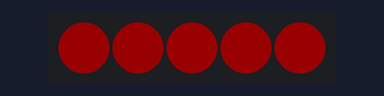
The program below on a simulated CircuitPython board. Shown: 5 RGB LEDs in strip order, left to right. Dim RGB values are drawn brighter than linear.

Above: at 0.15 s.
At 4.07 s:
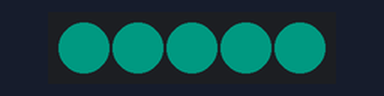
At 9.8 s:
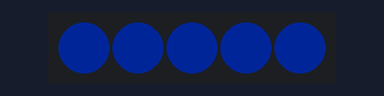
At 19.75 s:
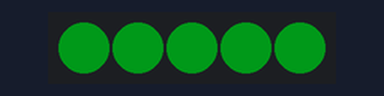
At 29.7 s:
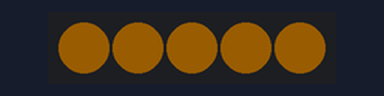
At 39.65 s:
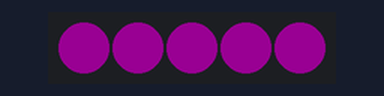
Timing chart, 0 to 40.0 s (numbered marks = the images above):
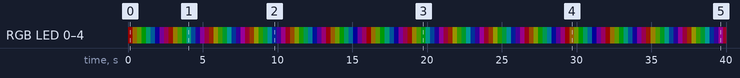

The program:

code.py
```python
import board
import neopixel
import adafruit_fancyled.adafruit_fancyled as fancy
import time

NUM_LEDS = 5
pixels = neopixel.NeoPixel(board.APA102_MOSI, NUM_LEDS, auto_write=False, brightness=0.1)

RED = (255, 0, 0)
YELLOW = (255, 150, 0)
GREEN = (0, 255, 0)
CYAN = (0, 255, 255)
BLUE = (0, 0, 255)
PURPLE = (180, 0, 255)
color1 = fancy.CHSV(0.08, 1.0, 1.0).pack()

while True:
    for i in range(256):
        color = fancy.CHSV(i,255,255).pack()
        pixels.fill(color)
        pixels.show()
        time.sleep(0.01)
```

Measured:
- by itself, RGB LED 0–4: off → RGB(25, 0, 0) at 0.00 s, → RGB(25, 17, 0) 0.30 s later, → RGB(16, 25, 0) 0.30 s later, → RGB(0, 25, 1) 0.30 s later, … (133 changes in this stretch)
